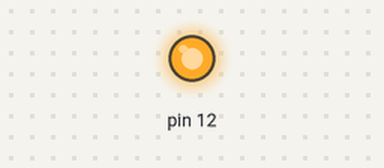
This sketch was run on a simulated Arduino Uno, built with avr-gcc and run on an emulated ATmega328P. Parts: output pins drawn as LEDs (lit = HIGH).

Above: at 1.3 s.
At 3.95 s:
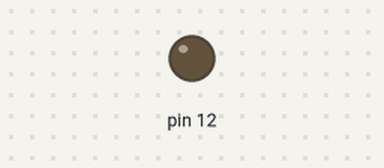
Timing chart, 0 to 4.2 s (numbered marks = the images above):
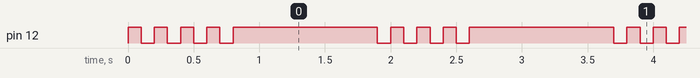

Measured:
- by itself, pin 12: repeats every 1.8 s: 3 × (LOW 0.10 s, HIGH 0.10 s), LOW 0.10 s, HIGH 1.1 s
- by itself, everything shown: repeats every 1.8 s, in 8 steps

The sketch:

Arduino_Coding.ino
```cpp
void setup() {
  // put your setup code here, to run once:
  pinMode(12,OUTPUT);

}

void loop() {
  // put your main code here, to run repeatedly:
  digitalWrite(12,1);
  delay(100);
  digitalWrite(12,0);
  delay(100);
  digitalWrite(12,1);
  delay(100);
  digitalWrite(12,0);
  delay(100);
  digitalWrite(12,1);
  delay(100);
  digitalWrite(12,0);
  delay(100);
  digitalWrite(12,1);
  delay(100);
  digitalWrite(12,0);
  delay(100);
  digitalWrite(12,1);
  delay(1000);


}
```
